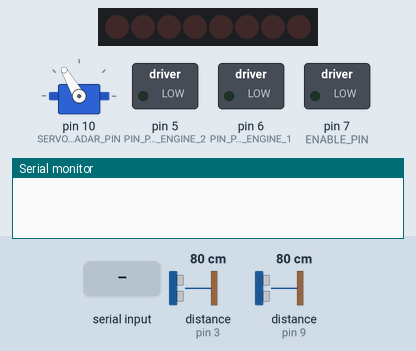
Recording of a sketch running on a simulated Arduino Uno, built with avr-gcc and run on an emulated ATmega328P. Parts: servo, 8 shift-register outputs drawn as a row of LEDs (first output left, lit = HIGH), switched loads named in the sketch (green lamp = pin HIGH), the last lines printed to the serial monitor. The inputs (shaded band) are chosen by the test bench; at power-on: distance to the obstacle (sensors on pin 3, pin 9) 80 cm. The echo pulse lasts 58.3 µs per cm; pins used as bus, display or sensor lines are not drawn.

Above: at 1.2 s.
1.3 s: "1\n" received over Serial
At 1.48 s:
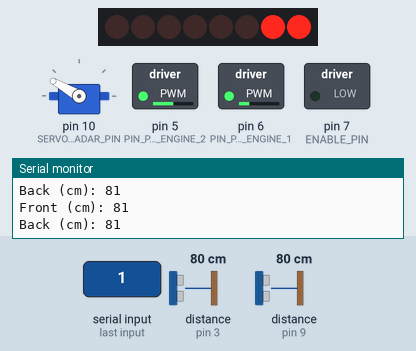
4.3 s: byte 1 (FORWARD) received over Serial
At 4.45 s:
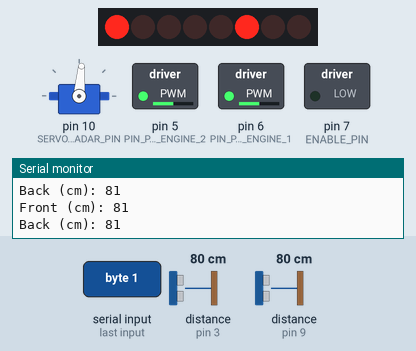
7.3 s: byte 8 (LEFT) received over Serial
At 7.46 s:
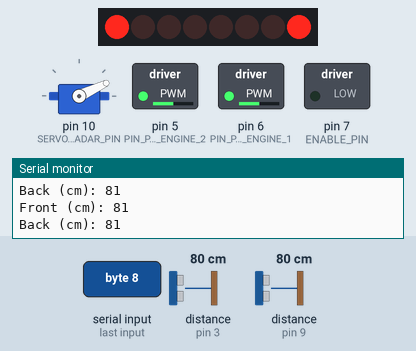
10.3 s: byte 4 (RIGHT) received over Serial
At 10.48 s:
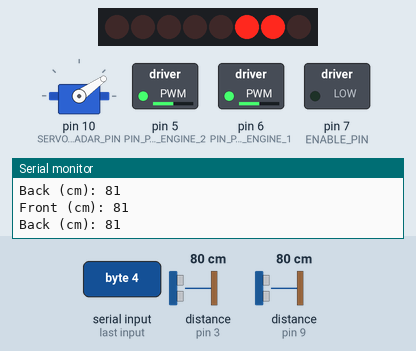
13.3 s: byte 2 (BACKWARD) received over Serial
At 13.49 s:
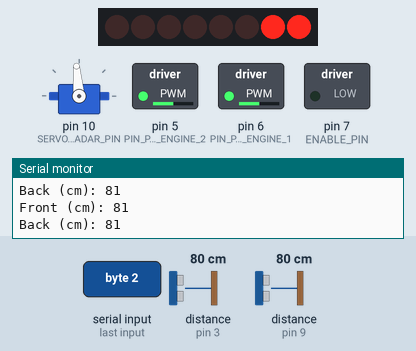
16.3 s: "0\n" received over Serial
At 16.72 s:
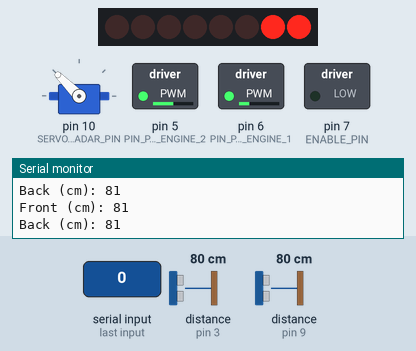
Timing chart, 0 to 20.3 s (numbered marks = the images above; inputs shaded):
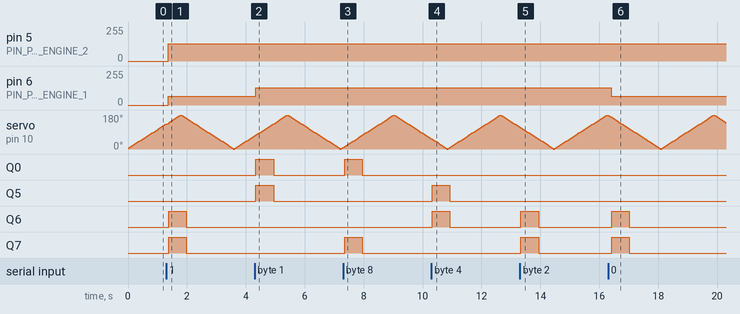

The sketch:

robot.ino
```cpp
#include <Servo.h>
#include <NewPing.h>


enum action_type {
  FORWARD          = 0x01,
  BACKWARD         = 0x02,
  RIGHT            = 0x04,
  LEFT             = 0x08,
  STOP             = 0x0F,

  RIGHT_FORWARD    = RIGHT | FORWARD,
  RIGHT_BACKWARD   = RIGHT | BACKWARD,
  LEFT_FORWARD     = LEFT | FORWARD,
  LEFT_BACKWARD    = LEFT | BACKWARD,

  PING             = 0x10,
  ENGINE_SPEED     = 0x11,
  MEASUREMENT_REQ  = 0x12,
  SERVO_STOP       = 0x13,
  SERVO_START      = 0x14,

  ACK              = 0x80,
  NACK             = 0x81,
  MEASUREMENT_RESP = 0x82
};


enum servo_state_t {
  SERVO_MOVE_FORWARD,
  SERVO_MOVE_BACKWARD
};


/* Define pins that control left and right engines */
#define PIN_PWM_ENGINE_1        6
#define PIN_PWM_ENGINE_2        5

/* Define pin that control servo for radar */
#define SERVO_RADAR_PIN         10

/* Defines pins to control shift register to control engines */
#define LATCH_PIN               12
#define CLOCK_PIN               4
#define DATA_PIN                8
#define ENABLE_PIN              7

/* Define pins that control back and front rangefinder */
#define RADAR_ECHO_BACK_PIN     9
#define RADAR_TRIG_BACK_PIN     4
#define RADAR_ECHO_FRONT_PIN    3
#define RADAR_TRIG_FRONT_PIN    2

/* Defines codes to control engines via shift register to reduce pin usage */
#define CODE_FORWARD_ENGINE_1     B00000001
#define CODE_BACKWARD_ENGINE_1    B01000000
#define CODE_FORWARD_ENGINE_2     B00100000
#define CODE_BACKWARD_ENGINE_2    B10000000


unsigned char state = STOP;
unsigned char engine_speed = 128;


unsigned char silence_counter = 0;
unsigned char corruption_counter = 0;

NewPing         radar_front(RADAR_TRIG_FRONT_PIN, RADAR_ECHO_FRONT_PIN, 100);
NewPing         radar_back(RADAR_TRIG_BACK_PIN, RADAR_ECHO_BACK_PIN, 100);

Servo           servo_radar;
servo_state_t   servo_state = SERVO_MOVE_FORWARD;
bool            g_servo_enable = true;

struct robot_measurement {
  long m_range_front = 0;
  long m_range_back  = 0;
  int  m_servo_angle = 0;
};

robot_measurement g_measurement;

char * g_response_buffer[64];
unsigned char g_response_size = 0;


namespace engine {
  inline void forward(void) {
    analogWrite(PIN_PWM_ENGINE_1, engine_speed);
    analogWrite(PIN_PWM_ENGINE_2, engine_speed);

    digitalWrite(LATCH_PIN, LOW);
    shiftOut(DATA_PIN, CLOCK_PIN, MSBFIRST, CODE_FORWARD_ENGINE_1 | CODE_FORWARD_ENGINE_2);
    digitalWrite(LATCH_PIN, HIGH);

    state = FORWARD;
  }

  inline void backward(void) {
    analogWrite(PIN_PWM_ENGINE_1, engine_speed);
    analogWrite(PIN_PWM_ENGINE_2, engine_speed);

    digitalWrite(LATCH_PIN, LOW);
    shiftOut(DATA_PIN, CLOCK_PIN, MSBFIRST, CODE_BACKWARD_ENGINE_1 | CODE_BACKWARD_ENGINE_2);
    digitalWrite(LATCH_PIN, HIGH);

    state = BACKWARD;
  }

  inline void left(void) {
    analogWrite(PIN_PWM_ENGINE_1, engine_speed);
    analogWrite(PIN_PWM_ENGINE_2, engine_speed);

    digitalWrite(LATCH_PIN, LOW);
    shiftOut(DATA_PIN, CLOCK_PIN, MSBFIRST, CODE_FORWARD_ENGINE_1 | CODE_BACKWARD_ENGINE_2);
    digitalWrite(LATCH_PIN, HIGH);

    state = LEFT;
  }

  inline void left_forward(void) {
    analogWrite(PIN_PWM_ENGINE_1, engine_speed >> 1);
    analogWrite(PIN_PWM_ENGINE_2, engine_speed);

    digitalWrite(LATCH_PIN, LOW);
    shiftOut(DATA_PIN, CLOCK_PIN, MSBFIRST, CODE_FORWARD_ENGINE_1 | CODE_FORWARD_ENGINE_2);
    digitalWrite(LATCH_PIN, HIGH);

    state = LEFT_FORWARD;
  }

  inline void left_backward(void) {
    analogWrite(PIN_PWM_ENGINE_1, engine_speed >> 1);
    analogWrite(PIN_PWM_ENGINE_2, engine_speed);

    digitalWrite(LATCH_PIN, LOW);
    shiftOut(DATA_PIN, CLOCK_PIN, MSBFIRST, CODE_BACKWARD_ENGINE_1 | CODE_BACKWARD_ENGINE_2);
    digitalWrite(LATCH_PIN, HIGH);

    state = LEFT_BACKWARD;
  }

  inline void right(void) {
    analogWrite(PIN_PWM_ENGINE_1, engine_speed);
    analogWrite(PIN_PWM_ENGINE_2, engine_speed);

    digitalWrite(LATCH_PIN, LOW);
    shiftOut(DATA_PIN, CLOCK_PIN, MSBFIRST, CODE_BACKWARD_ENGINE_1 | CODE_FORWARD_ENGINE_2);
    digitalWrite(LATCH_PIN, HIGH);

    state = RIGHT;
  }

  inline void right_forward(void) {
    analogWrite(PIN_PWM_ENGINE_1, engine_speed);
    analogWrite(PIN_PWM_ENGINE_2, engine_speed >> 1);

    digitalWrite(LATCH_PIN, LOW);
    shiftOut(DATA_PIN, CLOCK_PIN, MSBFIRST, CODE_FORWARD_ENGINE_1 | CODE_FORWARD_ENGINE_2);
    digitalWrite(LATCH_PIN, HIGH);

    state = RIGHT_FORWARD;
  }

  inline void right_backward(void) {
    analogWrite(PIN_PWM_ENGINE_1, engine_speed);
    analogWrite(PIN_PWM_ENGINE_2, engine_speed >> 1);

    digitalWrite(LATCH_PIN, LOW);
    shiftOut(DATA_PIN, CLOCK_PIN, MSBFIRST, CODE_BACKWARD_ENGINE_1 | CODE_BACKWARD_ENGINE_2);
    digitalWrite(LATCH_PIN, HIGH);

    state = RIGHT_BACKWARD;
  }

  inline void stop(void) {
    digitalWrite(LATCH_PIN, LOW);
    shiftOut(DATA_PIN, CLOCK_PIN, MSBFIRST, 0x00);
    digitalWrite(LATCH_PIN, HIGH);

    state = STOP;
  }

  inline void speed(const unsigned char p_speed) {
    engine_speed = p_speed;
  }
}

void read_sensors(void) {
  g_measurement.m_range_front = radar_front.ping_cm();
  g_measurement.m_range_back = radar_back.ping_cm();
}


void move_servo_radar(void) {
  switch(servo_state) {
    case SERVO_MOVE_FORWARD:
      g_measurement.m_servo_angle += 5;
      if (g_measurement.m_servo_angle >= 180) {
        servo_state = SERVO_MOVE_BACKWARD;
      }
      break;

    case SERVO_MOVE_BACKWARD:
      g_measurement.m_servo_angle -= 5;
      if (g_measurement.m_servo_angle <= 0) {
        servo_state = SERVO_MOVE_FORWARD;
      }
      break;
  }

  servo_radar.write(g_measurement.m_servo_angle);
}


void setup() {
  /* Initialize engines */
  pinMode(PIN_PWM_ENGINE_1, OUTPUT);
  pinMode(PIN_PWM_ENGINE_2, OUTPUT);

  /* Initialize shift register to control engine */
  pinMode(ENABLE_PIN, OUTPUT);
  pinMode(LATCH_PIN, OUTPUT);
  pinMode(DATA_PIN, OUTPUT);
  pinMode(CLOCK_PIN, OUTPUT);

  /* Initialize radar */
  pinMode(RADAR_TRIG_FRONT_PIN, OUTPUT);
  pinMode(RADAR_ECHO_FRONT_PIN, INPUT);
  pinMode(RADAR_TRIG_BACK_PIN, OUTPUT);
  pinMode(RADAR_ECHO_BACK_PIN, INPUT);

  /* Initialize servo */
  servo_radar.attach(SERVO_RADAR_PIN);
  servo_radar.writeMicroseconds(1500);

  /* Initialize radio channel */
  Serial.begin(9600);
}


void loop() {
  if (Serial.available() > 0) {
    silence_counter = 0;

    // Read received command
    unsigned char rx_byte = Serial.read();

    g_response_buffer[0] = (char) ACK;
    g_response_size = 1;

    // Handle the command
    switch(rx_byte) {
      case FORWARD:
        engine::forward();
        break;

      case BACKWARD:
        engine::backward();
        break;

      case LEFT:
        engine::left();
        break;

      case LEFT_FORWARD:
        engine::left_forward();
        break;

      case LEFT_BACKWARD:
        engine::left_backward();
        break;

      case RIGHT:
        engine::right();
        break;

      case RIGHT_FORWARD:
        engine::right_forward();
        break;

      case RIGHT_BACKWARD:
        engine::right_backward();
        break;

      case STOP:
        engine::stop();
        break;

      case ENGINE_SPEED:
        engine::speed(Serial.read());
        break;

      case MEASUREMENT_REQ:
        read_sensors();

        g_response_buffer[0] = (char) MEASUREMENT_RESP;
        memcpy(g_response_buffer + 1, (void *) &g_measurement, sizeof(robot_measurement));
        g_response_size = sizeof(g_measurement);

        break;

      case SERVO_START:
        g_servo_enable = true;
        break;

      case SERVO_STOP:
        g_servo_enable = false;
        break;

      default:
        g_response_buffer[0] = (char) NACK;
        break;
    }

#if 1
    read_sensors();
    Serial.print("Front (cm): ");
    Serial.print(g_measurement.m_range_front);
    Serial.print("\n");

    Serial.print("Back (cm): ");
    Serial.print(g_measurement.m_range_back);
    Serial.print("\n");
#else
    Serial.write((char *) g_response_buffer, g_response_size);
#endif

    if (g_response_buffer[0] != (char) ACK) {
      if (corruption_counter++ > 20) {
        engine::stop();
      }
    }
    else {
      corruption_counter = 0;
    }
  }
  else {
    if ( (state != STOP) && (silence_counter++ > 10) ) {
      engine::stop();
    }
  }

  /* Move servo */
  if (g_servo_enable) {
    move_servo_radar();
  }

  delay(50);
}
```

Measured:
- after the input at 1.3 s, pin 5 (PIN_PWM_ENGINE_2): 0/255 → 128/255 after 0.06 s; pin 6 (PIN_PWM_ENGINE_1): 0/255 → 64/255 after 0.06 s; Q6, Q7: LOW → HIGH after 0.07 s, → LOW 0.60 s later
- after the input at 4.3 s, pin 6 (PIN_PWM_ENGINE_1): 64/255 → 128/255 at once; Q0, Q5: LOW → HIGH at once, → LOW 0.60 s later
- after the input at 7.3 s, Q0, Q7: LOW → HIGH after 0.06 s, → LOW 0.60 s later
- after the input at 10.3 s, Q5, Q6: LOW → HIGH at once, → LOW 0.60 s later
- after the input at 13.3 s, Q6, Q7: LOW → HIGH at once, → LOW 0.60 s later
- after the input at 16.3 s, pin 6 (PIN_PWM_ENGINE_1): 128/255 → 64/255 after 0.11 s; Q6, Q7: LOW → HIGH after 0.12 s, → LOW 0.60 s later
